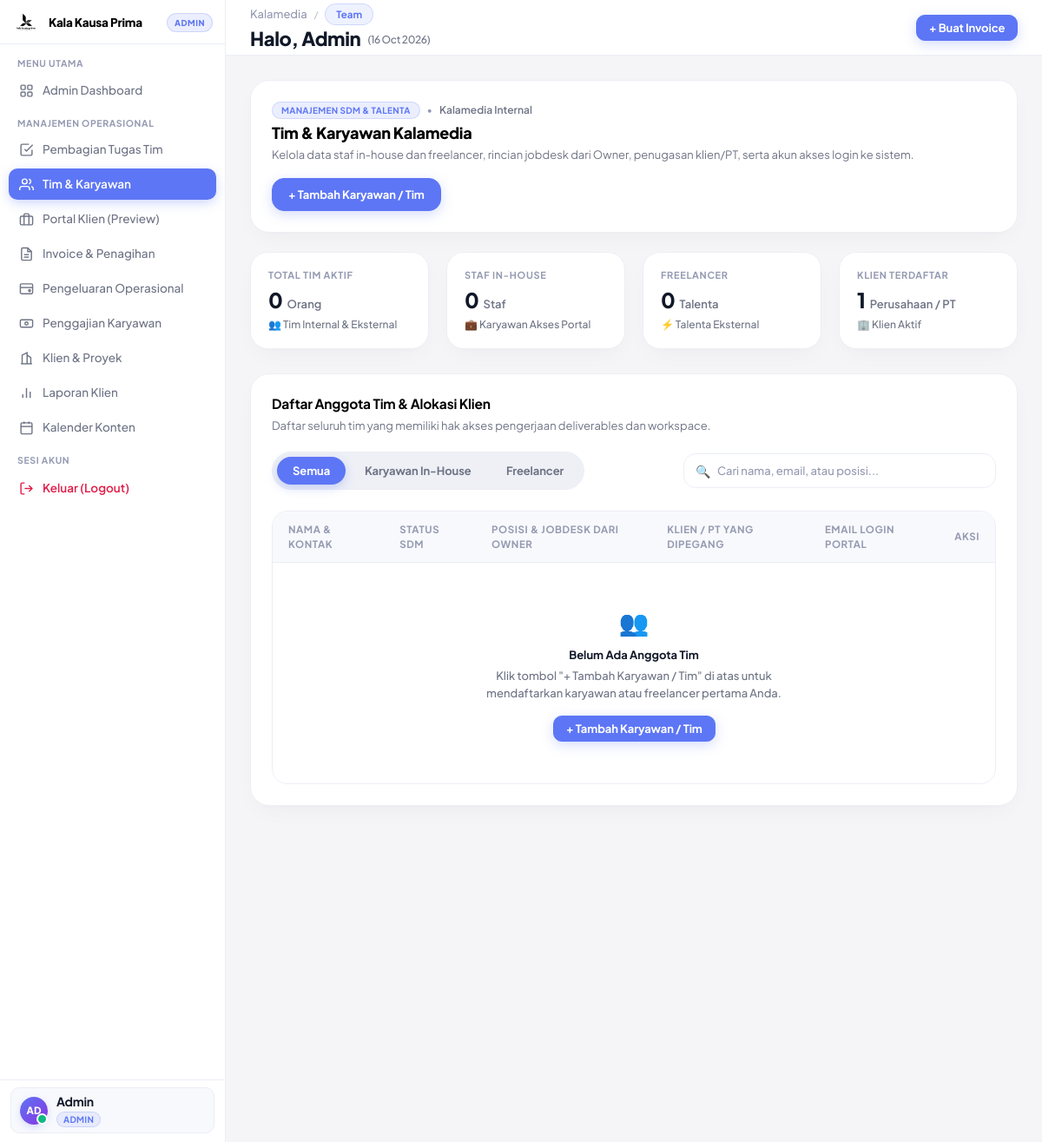
The page /team?_slot=internal (signed in) on the database as committed earlier.
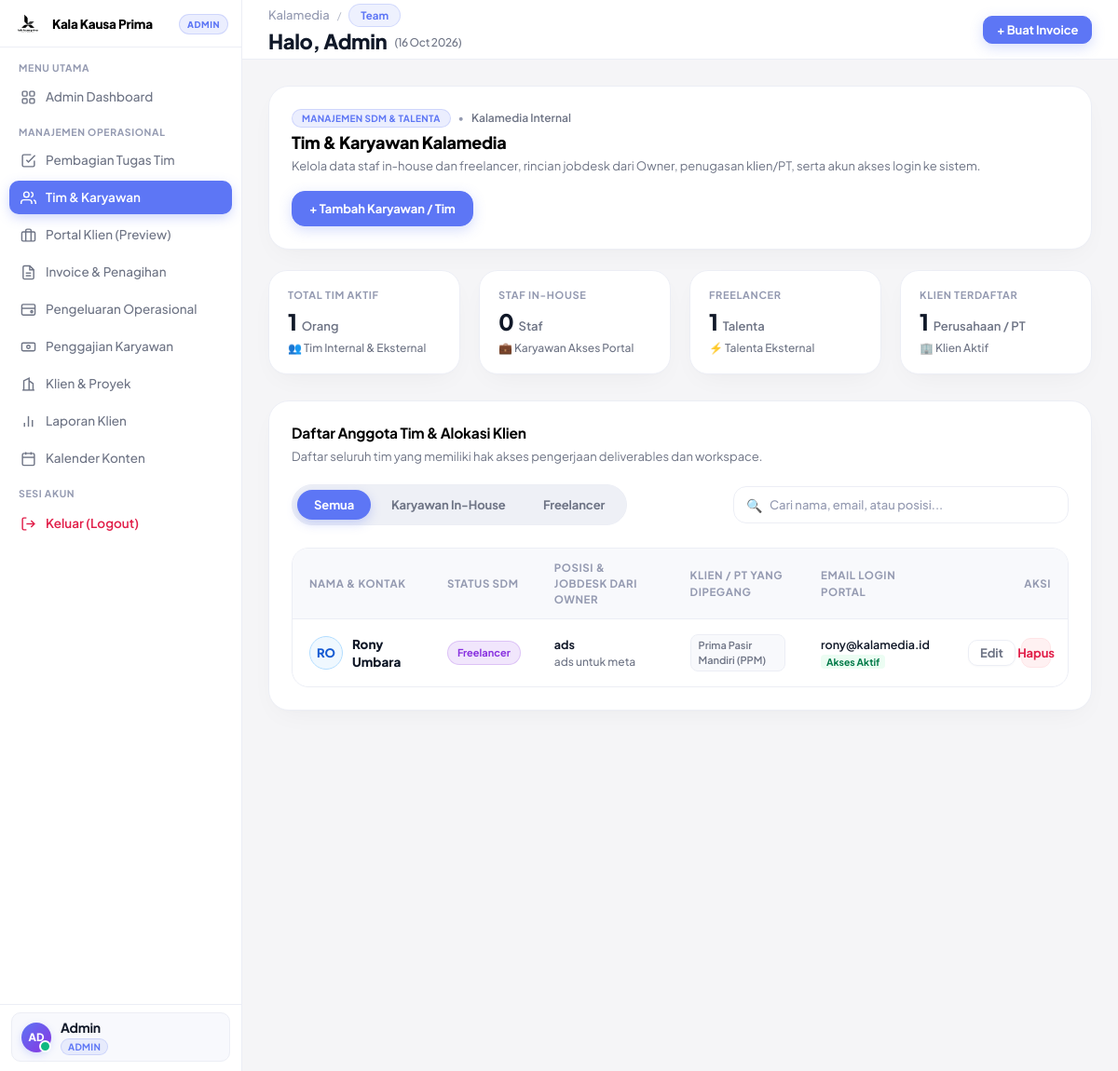
The same page on the database as committed later.
### tables this page shows
CREATE TABLE users (
                id INTEGER PRIMARY KEY AUTOINCREMENT,
                name VARCHAR(100) NOT NULL,
                email VARCHAR(150) UNIQUE NOT NULL,
                password VARCHAR(255) NOT NULL,
                role VARCHAR(20) NOT NULL DEFAULT 'admin', -- 'owner' or 'admin'
                avatar VARCHAR(255) DEFAULT NULL,
                created_at DATETIME DEFAULT CURRENT_TIMESTAMP
            , employment_type VARCHAR(30) DEFAULT 'internal', phone_wa VARCHAR(50) DEFAULT NULL, client_id INT DEFAULT NULL, is_active INT DEFAULT 1, position VARCHAR(150) DEFAULT NULL, jobdesk TEXT DEFAULT NULL, is_deleted INT DEFAULT 0);

CREATE TABLE clients (
                id INTEGER PRIMARY KEY AUTOINCREMENT,
                name VARCHAR(150) NOT NULL,
                company VARCHAR(150) NOT NULL,
                email VARCHAR(150) NOT NULL,
                phone VARCHAR(50) NOT NULL,
                address TEXT DEFAULT NULL,
                created_at DATETIME DEFAULT CURRENT_TIMESTAMP
            , logo VARCHAR(255) DEFAULT NULL, is_deleted INTEGER DEFAULT 0, company_name VARCHAR(150) DEFAULT NULL, pic_name VARCHAR(150) DEFAULT NULL, package_name VARCHAR(100) DEFAULT 'Social Media & Performance Ads', status VARCHAR(30) DEFAULT 'Active');

### views/team.php (shortened to what the changed rows need)
<?php
$db = Database::getConnection();
$allClients = $db->query("
    SELECT id, company, name as pic_name
    FROM clients
    WHERE COALESCE(is_deleted, 0) = 0
    ORDER BY company ASC
")->fetchAll();
$teamMembers = $db->query("
    SELECT u.id, u.name, u.email, u.role, u.employment_type, u.position, u.jobdesk, u.phone_wa, u.avatar, u.is_active, u.created_at
    FROM users u
    WHERE u.role IN ('karyawan', 'freelancer') AND COALESCE(u.is_deleted, 0) = 0
    ORDER BY
        CASE WHEN u.employment_type = 'karyawan' THEN 1 ELSE 2 END,
        u.name ASC
")->fetchAll();
$totalMembers = count($teamMembers);
$karyawanCount = 0;
$freelancerCount = 0;
foreach ($teamMembers as $tm) {
    if ($tm['employment_type'] === 'freelancer') $freelancerCount++;
    else $karyawanCount++;
}
$totalClientsCount = count($allClients);
?>
<!DOCTYPE html>
<html lang="id">
<head>
  <link rel="stylesheet" href="assets/css/style.css?v=bankio-typography-3.0">
</head>
<body>
  <div class="app-container">
    <?php require_once BASE_PATH . '/includes/sidebar.php'; ?>
    <main class="main-wrapper">
      <?php require_once BASE_PATH . '/includes/header.php'; ?>
      <div class="content-body">
        <div style="background: #FFFFFF; border: 1px solid #ECEEF5; border-radius: 22px; padding: 24px; margin-bottom: 22px; box-shadow: 0 10px 30px -10px rgba(18, 24, 48, 0.05), 0 2px 6px -1px rgba(18, 24, 48, 0.02); display: flex; justify-content: space-between; align-items: center; flex-wrap: wrap; gap: 16px;">
          <div>
            <div style="display: flex; align-items: center; gap: 8px; margin-bottom: 4px;">
              <span class="badge" style="background: rgba(93, 118, 245, 0.12); color: #5D76F5; font-weight: 700; font-size: 11px; border-radius: 999px; padding: 3px 10px; border: 1px solid rgba(93, 118, 245, 0.2);">
                MANAJEMEN SDM & TALENTA
              </span>
              <span style="font-size: 12px; color: #949AB1;">&bull;</span>
              <span style="font-size: 12px; color: #6E7485; font-weight: 600;">
                Kalamedia Internal
              </span>
            </div>
            <h2 style="font-size: 20px; font-weight: 800; color: #000000; margin: 0; letter-spacing: -0.3px;">
              Tim & Karyawan Kalamedia
            </h2>
            <p style="font-size: 13px; color: #6E7485; margin: 4px 0 0;">
              Kelola data staf in-house dan freelancer, rincian jobdesk dari Owner, penugasan klien/PT, serta akun akses login ke sistem.
            </p>
          </div>
          <div>
            <button type="button" class="btn btn-primary" onclick="openModal('modal-create-team-member')">
              <span>+ Tambah Karyawan / Tim</span>
            </button>
          </div>
        </div>
        <div class="bento-metrics-grid grid grid-cols-1 sm:grid-cols-2 lg:grid-cols-4 gap-5 mb-8">
          <div class="bento-metric-card">
            <div>
              <div class="metric-label">TOTAL TIM AKTIF</div>
              <div class="metric-value">
                <span class="metric-num"><?= $totalMembers ?></span>
                <span class="metric-unit">Orang</span>
              </div>
            </div>
            <div class="metric-subtitle">
              <span>👥 Tim Internal & Eksternal</span>
            </div>
          </div>
          <div class="bento-metric-card">
            <div>
              <div class="metric-label">STAF IN-HOUSE</div>
              <div class="metric-value">
                <span class="metric-num"><?= $karyawanCount ?></span>
                <span class="metric-unit">Staf</span>
              </div>
            </div>
            <div class="metric-subtitle">
              <span>💼 Karyawan Akses Portal</span>
            </div>
          </div>
          <div class="bento-metric-card">
            <div>
              <div class="metric-label">FREELANCER</div>
              <div class="metric-value">
                <span class="metric-num"><?= $freelancerCount ?></span>
                <span class="metric-unit">Talenta</span>
              </div>
            </div>
            <div class="metric-subtitle">
              <span>⚡ Talenta Eksternal</span>
            </div>
          </div>
          <div class="bento-metric-card">
            <div>
              <div class="metric-label">KLIEN TERDAFTAR</div>
              <div class="metric-value">
                <span class="metric-num"><?= $totalClientsCount ?></span>
                <span class="metric-unit">Perusahaan / PT</span>
              </div>
            </div>
            <div class="metric-subtitle">
              <span>🏢 Klien Aktif</span>
            </div>
          </div>
        </div>
        <div class="bento-table-card">
          <div style="margin-bottom: 20px;">
            <h3 style="font-size: 18px; font-weight: 800; color: #000000; margin: 0; letter-spacing: -0.3px;">
              Daftar Anggota Tim & Alokasi Klien
            </h3>
            <p style="font-size: 13px; color: #6E7485; margin: 4px 0 0;">
              Daftar seluruh tim yang memiliki hak akses pengerjaan deliverables dan workspace.
            </p>
          </div>
          <div class="bento-toolbar">
            <div class="bento-tabs-group">
              <button type="button" class="bento-tab-btn active" onclick="filterTeamRole('all', this)">Semua</button>
              <button type="button" class="bento-tab-btn" onclick="filterTeamRole('karyawan', this)">Karyawan In-House</button>
              <button type="button" class="bento-tab-btn" onclick="filterTeamRole('freelancer', this)">Freelancer</button>
            </div>
            <div class="bento-search-box">
              <span class="bento-search-icon">🔍</span>
              <input
                type="text"
                id="team-search-input"
                class="bento-search-input"
                placeholder="Cari nama, email, atau posisi..."
                oninput="handleTeamSearch(this.value)"
                autocomplete="off"
              >
            </div>
          </div>
          <div class="table-responsive">
            <table class="table-custom">
              <thead>
                <tr>
                  <th>NAMA & KONTAK</th>
                  <th>STATUS SDM</th>
                  <th>POSISI & JOBDESK DARI OWNER</th>
                  <th>KLIEN / PT YANG DIPEGANG</th>
                  <th>EMAIL LOGIN PORTAL</th>
                  <th style="text-align: right; white-space: nowrap;">AKSI</th>
                </tr>
              </thead>
              <tbody id="team-table-body">
                <?php if (empty($teamMembers)): ?>
                  <tr id="empty-team-row">
                    <td colspan="6" style="text-align: center; color: var(--text-muted); padding: 48px;">
                      <div style="font-size: 28px; margin-bottom: 8px;">👥</div>
                      <div style="font-weight: 700; color: #101828; margin-bottom: 4px;">Belum Ada Anggota Tim</div>
                      <p style="font-size: 13px; color: var(--text-secondary); margin: 0 auto 16px; max-width: 400px;">
                        Klik tombol "+ Tambah Karyawan / Tim" di atas untuk mendaftarkan karyawan atau freelancer pertama Anda.
                      </p>
                      <button type="button" class="btn btn-primary btn-sm" onclick="openModal('modal-create-team-member')">
                        + Tambah Karyawan / Tim
                      </button>
                    </td>
                  </tr>
                <?php else: ?>
                  <?php foreach ($teamMembers as $m): ?>
                    <tr class="team-row" data-role="<?= htmlspecialchars($m['employment_type']) ?>">
                      <td>
                        <div style="display: flex; align-items: center; gap: 10px;">
                          <div style="width: 36px; height: 36px; border-radius: 50%; background: #EFF8FF; color: #175CD3; display: flex; align-items: center; justify-content: center; font-weight: 800; font-size: 13px; flex-shrink: 0; border: 1px solid #B2DDFF;">
                            <?= strtoupper(substr($m['name'], 0, 2)) ?>
                          </div>
                          <div>
                            <div style="font-weight: 800; color: #101828; font-size: 13.5px;">
                              <?= htmlspecialchars($m['name']) ?>
                            </div>
                          </div>
                        </div>
                      </td>
                      <td>
                        <?php if ($m['employment_type'] === 'freelancer'): ?>
                          <span class="team-badge-freelancer">Freelancer</span>
                        <?php else: ?>
                          <span class="team-badge-karyawan">Karyawan Kalamedia</span>
                        <?php endif; ?>
                      </td>
                      <td>
                        <div style="font-weight: 700; color: #101828; font-size: 12.5px; margin-bottom: 2px;">
                          <?= htmlspecialchars($m['position'] ?: 'Spesialis Tim') ?>
                        </div>
                        <?php if (!empty($m['jobdesk'])): ?>
                          <div style="font-size: 12px; color: var(--text-secondary); max-width: 320px; line-height: 1.4; display: -webkit-box; -webkit-line-clamp: 2; -webkit-box-orient: vertical; overflow: hidden;" title="<?= htmlspecialchars($m['jobdesk']) ?>">
                            <?= nl2br(htmlspecialchars($m['jobdesk'])) ?>
                          </div>
                        <?php else: ?>
                          <span style="font-size: 11px; color: var(--text-muted); font-style: italic;">Belum ada rincian jobdesk</span>
                        <?php endif; ?>
                      </td>
                      <td>
                        <?php if (!empty($m['assigned_clients'])): ?>
                          <div style="display: flex; flex-wrap: wrap; max-width: 280px;">
                            <?php foreach ($m['assigned_clients'] as $ac): ?>
                              <span class="client-tag-pill"><?= htmlspecialchars($ac['company']) ?></span>
                            <?php endforeach; ?>
                          </div>
                        <?php else: ?>
                          <span style="font-size: 11px; color: var(--text-tertiary); font-style: italic;">Semua Proyek / Belum dialokasikan</span>
                        <?php endif; ?>
                      </td>
                      <td>
                        <div style="font-size: 12.5px; color: #101828; font-weight: 600;">
                          <?= htmlspecialchars($m['email']) ?>
                        </div>
                        <span style="font-size: 10.5px; color: #027A48; font-weight: 700; background: #ECFDF3; padding: 1px 6px; border-radius: 4px;">
                          Akses Aktif
                        </span>
                      </td>
                      <td style="text-align: right; white-space: nowrap;">
                        <div style="display: inline-flex; gap: 6px; justify-content: flex-end; align-items: center;">
                          <button type="button" class="btn btn-secondary btn-sm" onclick='openEditTeamModal(<?= json_encode($m, JSON_HEX_TAG | JSON_HEX_APOS | JSON_HEX_QUOT | JSON_HEX_AMP) ?>)' style="padding: 5px 12px; font-size: 12px; font-weight: 600;">
                            Edit
                          </button>
                          <button type="button" class="btn-delete-ghost" onclick="confirmDeleteTeamMember(<?= $m['id'] ?>, '<?= htmlspecialchars($m['name'], ENT_QUOTES) ?>')" style="padding: 5px 10px; font-size: 12px; font-weight: 600;">
                            Hapus
                          </button>
                        </div>
                      </td>
                    </tr>
                  <?php endforeach; ?>
                <?php endif; ?>
              </tbody>
            </table>
          </div>
        </div>
      </div>
    </main>
  </div>
  <?php require_once BASE_PATH . '/includes/footer.php'; ?>
</body>
</html>

Rows that differ between the two databases and show on the page:
added users: name "RO", name "Rony Umbara", employment_type "Freelancer", position "ads", jobdesk "ads untuk meta", email "rony@kalamedia.id"
now on this page (row unchanged): clients: company "Prima Pasir Mandiri (PPM)"
Other text that changed with them:
$totalMembers: "0" → "1"
$freelancerCount: "0" → "1"
text no longer shown: "👥 Belum Ada Anggota Tim Klik tombol \"+ Tambah Karyawan / Tim\" di atas untuk mendaftarkan karyawan atau freelancer pertama Anda. + Tambah Karyawan / Tim"
